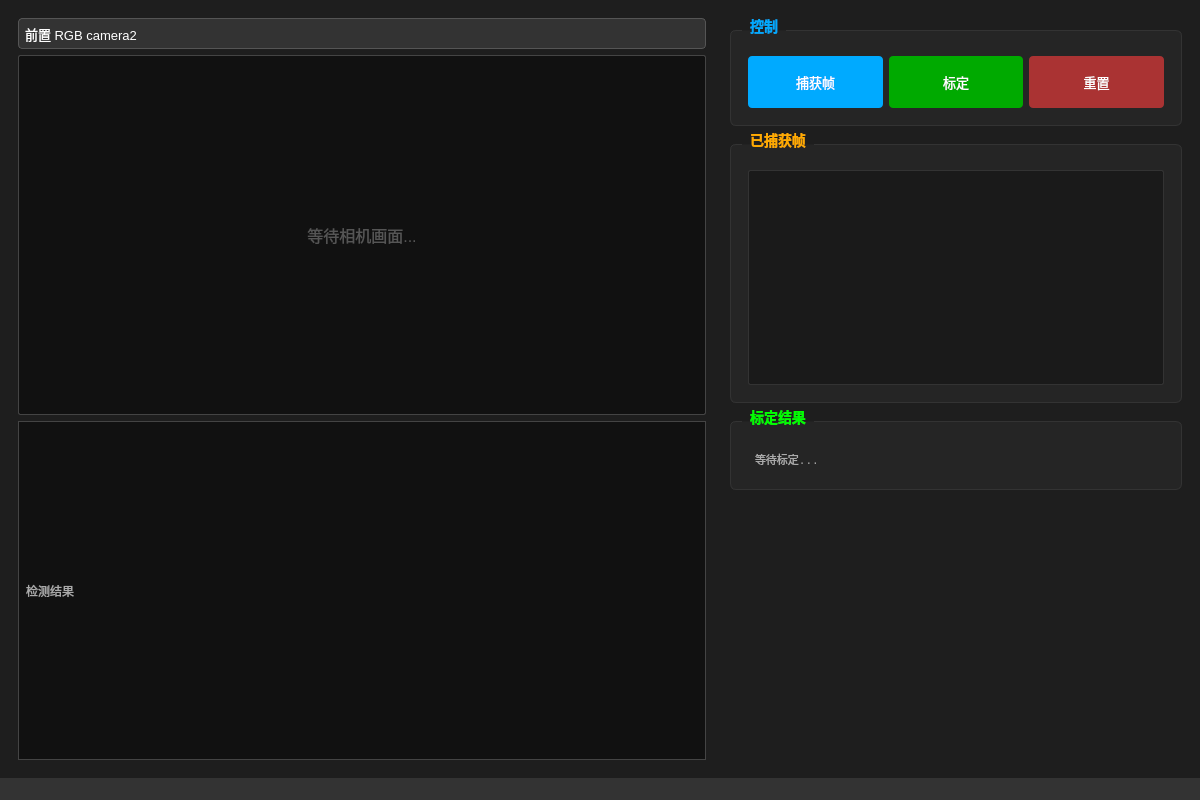
<?xml version="1.0" encoding="UTF-8"?>
<ui version="4.0">
 <class>MainWindow</class>
 <widget class="QMainWindow" name="MainWindow">
  <property name="windowTitle">
   <string>Dobot Quad 相机标定</string>
  </property>
  <property name="minimumSize">
   <size>
    <width>1200</width>
    <height>800</height>
   </size>
  </property>
  <property name="styleSheet">
   <string notr="true">QMainWindow { background-color: #1e1e1e; }</string>
  </property>
  <widget class="QWidget" name="centralwidget">
   <layout class="QHBoxLayout" name="mainLayout" stretch="6,4">
    <!-- 左侧：相机画面 -->
    <item>
     <widget class="QWidget" name="leftPanel" native="true">
      <layout class="QVBoxLayout" name="leftLayout">
       <item>
        <widget class="QComboBox" name="comboCamera">
         <property name="styleSheet">
          <string notr="true">QComboBox { background: #333; color: #fff; padding: 6px; font: 13px; border: 1px solid #555; border-radius: 4px; }
QComboBox::drop-down { border: none; }
QComboBox QAbstractItemView { background: #333; color: #fff; selection-background-color: #0af; }</string>
         </property>
         <item>
          <property name="text">
           <string>前置 RGB camera2</string>
          </property>
         </item>
         <item>
          <property name="text">
           <string>后置 RGB camera3</string>
          </property>
         </item>
        </widget>
       </item>
       <item>
        <widget class="QLabel" name="labelCameraView">
         <property name="text">
          <string>等待相机画面...</string>
         </property>
         <property name="alignment">
          <set>Qt::AlignCenter</set>
         </property>
         <property name="minimumSize">
          <size>
           <width>480</width>
           <height>360</height>
          </size>
         </property>
         <property name="styleSheet">
          <string notr="true">background-color: #111; color: #555; font: 16px; border: 1px solid #444; border-radius: 2px; padding: 0px;</string>
         </property>
        </widget>
       </item>
       <item>
        <widget class="QLabel" name="labelDetectResult">
         <property name="text">
          <string>检测结果</string>
         </property>
         <property name="minimumSize">
          <size>
           <width>0</width>
           <height>0</height>
          </size>
         </property>
         <property name="styleSheet">
          <string notr="true">background-color: #111; color: #aaa; font: 12px; border: 1px solid #444; padding: 4px;</string>
         </property>
        </widget>
       </item>
      </layout>
     </widget>
    </item>

    <!-- 右侧：控制面板 -->
    <item>
     <widget class="QWidget" name="rightPanel" native="true">
      <layout class="QVBoxLayout" name="rightLayout">
       <item>
        <widget class="QGroupBox" name="groupControl">
         <property name="title">
          <string>控制</string>
         </property>
         <property name="styleSheet">
          <string notr="true">QGroupBox { font: bold 14px; color: #0af; border: 1px solid #333; border-radius: 6px; margin-top: 12px; padding: 16px 8px 8px 8px; background: #252525; }
QGroupBox::title { subcontrol-origin: margin; left: 12px; padding: 0 6px; }
QPushButton { font: 13px; padding: 8px 16px; border-radius: 4px; min-height: 36px; }</string>
         </property>
         <layout class="QHBoxLayout" name="controlLayout">
          <item><widget class="QPushButton" name="btnCapture">
           <property name="text"><string>捕获帧</string></property>
           <property name="styleSheet"><string notr="true">QPushButton { background: #0af; color: #fff; } QPushButton:hover { background: #0cf; } QPushButton:disabled { background: #555; }</string></property>
          </widget></item>
          <item><widget class="QPushButton" name="btnCalibrate">
           <property name="text"><string>标定</string></property>
           <property name="styleSheet"><string notr="true">QPushButton { background: #0a0; color: #fff; } QPushButton:hover { background: #0c0; } QPushButton:disabled { background: #555; }</string></property>
          </widget></item>
          <item><widget class="QPushButton" name="btnReset">
           <property name="text"><string>重置</string></property>
           <property name="styleSheet"><string notr="true">QPushButton { background: #a33; color: #fff; } QPushButton:hover { background: #c55; }</string></property>
          </widget></item>
         </layout>
        </widget>
       </item>

       <!-- 已捕获帧列表 -->
       <item>
        <widget class="QGroupBox" name="groupFrames">
         <property name="title">
          <string>已捕获帧</string>
         </property>
         <property name="styleSheet">
          <string notr="true">QGroupBox { font: bold 14px; color: #fa0; border: 1px solid #333; border-radius: 6px; margin-top: 12px; padding: 16px 8px 8px 8px; background: #252525; }
QGroupBox::title { subcontrol-origin: margin; left: 12px; padding: 0 6px; }</string>
         </property>
         <layout class="QVBoxLayout" name="framesLayout">
          <item>
           <widget class="QListWidget" name="listFrames">
            <property name="styleSheet">
             <string notr="true">QListWidget { background: #1a1a1a; color: #ccc; font: 12px; border: 1px solid #333; border-radius: 2px; }
QListWidget::item { padding: 4px; } QListWidget::item:selected { background: #0af; color: #fff; }</string>
            </property>
           </widget>
          </item>
         </layout>
        </widget>
       </item>

       <!-- 标定结果 -->
       <item>
        <widget class="QGroupBox" name="groupResult">
         <property name="title">
          <string>标定结果</string>
         </property>
         <property name="styleSheet">
          <string notr="true">QGroupBox { font: bold 14px; color: #0f0; border: 1px solid #333; border-radius: 6px; margin-top: 12px; padding: 16px 8px 8px 8px; background: #252525; }
QGroupBox::title { subcontrol-origin: margin; left: 12px; padding: 0 6px; }</string>
         </property>
         <layout class="QVBoxLayout" name="resultLayout">
          <item>
           <widget class="QLabel" name="labelResult">
            <property name="text">
             <string>等待标定...</string>
            </property>
            <property name="styleSheet">
             <string notr="true">color: #aaa; font: 11px monospace; padding: 4px;</string>
            </property>
            <property name="textInteractionFlags">
             <set>Qt::TextSelectableByMouse</set>
            </property>
           </widget>
          </item>
         </layout>
        </widget>
       </item>

       <item>
        <spacer name="verticalSpacer">
         <property name="orientation">
          <enum>Qt::Vertical</enum>
         </property>
         <property name="sizeHint" stdset="0">
          <size>
           <width>20</width>
           <height>40</height>
          </size>
         </property>
        </spacer>
       </item>
      </layout>
     </widget>
    </item>
   </layout>
  </widget>
  <widget class="QStatusBar" name="statusbar">
   <property name="styleSheet">
    <string notr="true">color: #aaa; background: #333; font: 12px;</string>
   </property>
  </widget>
 </widget>
 <resources/>
 <connections/>
</ui>
